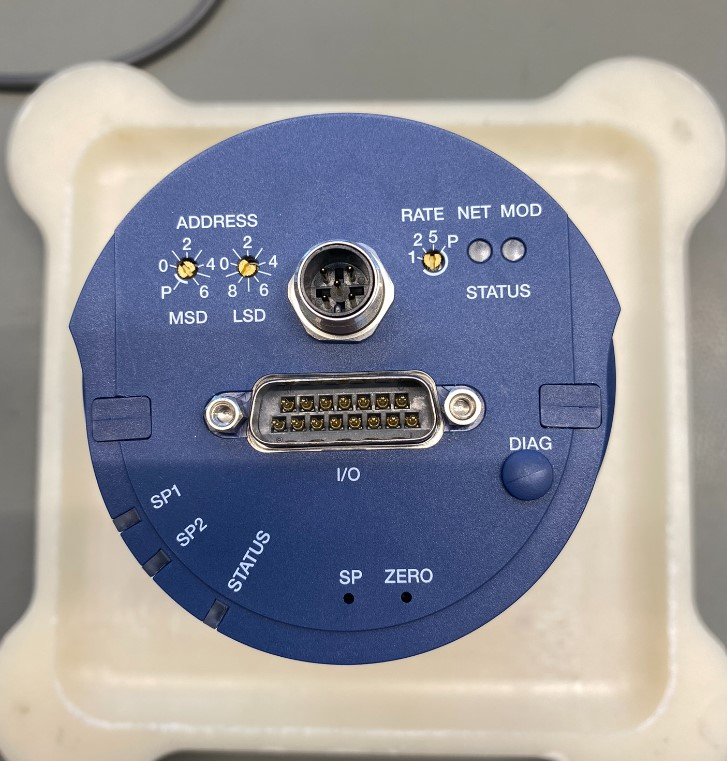
//> input picture Praxisprojekt_bildverarbeitung/Device_net_mit_abdeckung.jpg, 727 x 761 px
$ ./Praxisprojekt_bildverarbeitung   (built with g++ and OpenCV 4)
//> lines starting //> are read from the running program, lines starting //| are printed output that depends on the picture; after the words box and inside, x2 and y2 are one past the last pixel; in counts of white or black regions, pixels touching at a corner belong together
#include <iostream>
#include <opencv2/opencv.hpp>
#include <opencv2/highgui/highgui.hpp>
#include "opencv2/imgcodecs.hpp"
#include <opencv2/dnn.hpp>
#include <opencv2/imgproc.hpp>
#include <string>
#include <array>
#include <algorithm>
#include <math.h>
#include <stdio.h>
/*
// TODO:
find contours funktion testen
nach canny filter in x und y achse erstes weisses Pixel suchen um durchmesser bestimmen zuk鰊nen
danach grossen Kreis suchen
kleine kreise suche in abh鋘gigkeit von grossem Durchmesser
f黵 D-Sub 15 linie durch schraube ziehen und verl鋘gern und mitels Histogramm die beiden 鋟sserenschrauben finden Plus
die Kreise erkennen doppelt gemopelt


*/
using namespace cv;
using namespace std;
std::vector<cv::Vec3b> values;
int device_counts = 0;

// function read image
Mat einlesen(string Dateiname)
{
    Mat img = imread(Dateiname, cv::IMREAD_ANYCOLOR);
//> img is the input picture: 761 rows x 727 cols, CV_8UC3; mean B, G, R 153.4, 145.3, 144.9
    if (!img.data)
    {
        cout << "Unable to read image" << endl;
    }
    //imshow("Original", img);
    //waitKey(0);

    return img;
}

// function detect edges
Mat detect_edges(Mat img)
{
    Mat edges;
    Canny(img, edges, 100, 200);
    //namedWindow("Kanten", WINDOW_NORMAL);
    //imshow("Kanten", edges);
    //waitKey(0);

    return edges;
}

// function highpassfilter
Mat highpassfilter(Mat img)
{

    Mat bild = img;
    Mat gray;
    Mat dst;        // Hochpassfilter
    Mat dst1;       // Cannyfilter
    Mat dst2;       // Cannyfilter + Hochpass
    int ddepth = -1;                        //Datentyp Ergebnis-Bild = Datentyp Eingangs-Bild
    Point anchor = Point(-1, -1);   //relative Position des Filters zum berechneten Pixel.
    double delta = 0;                       //Grauwert-Offset (addiert zum Ergebnis-Bild)
    int borderType = BORDER_CONSTANT;   //Wie soll am Rand verfahren werden, CONST = 黚erall konstanter Wert 0
    Mat kernel;
    Mat kernel1;
    Mat kernel2;
    Mat cdst;
    Mat cdstP;

    cvtColor(img, gray, COLOR_BGR2GRAY);
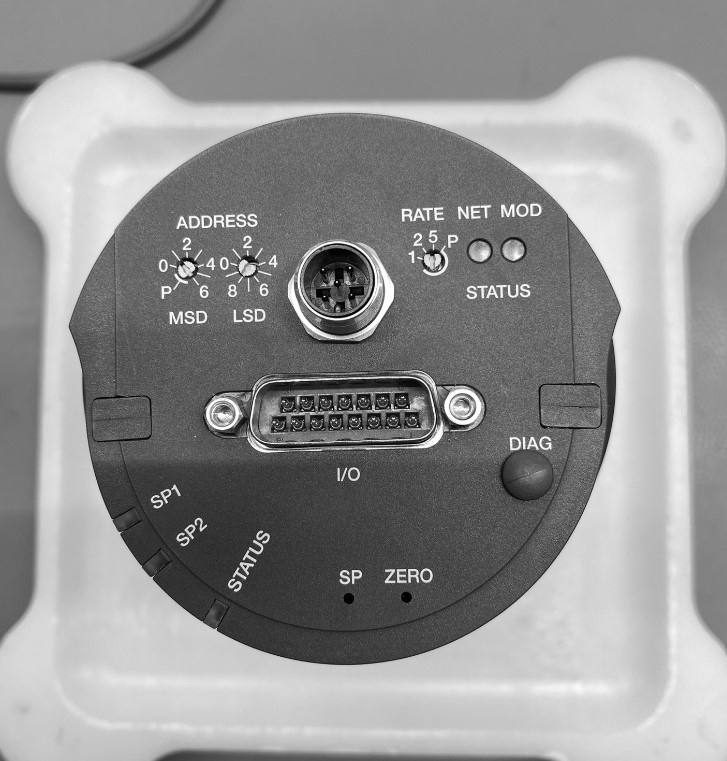
//> gray: 761 rows x 727 cols, CV_8UC1; min 0, max 255, mean 146.1
    //imshow("gray", gray);

    /*******************************************************************************************************************************/
    //filtertypes
    /*******************************************************************************************************************************/

    //Hochpassfilter
    kernel = (Mat_<float>(3, 3) << 0, 1, 0, 1, -4, 1, 0, 1, 0); // 1,1,1,1,-8,1,1,1,1 laplace mit diagonalen auch ber點ksichtigt
    filter2D(gray, dst, ddepth, kernel, anchor, delta, borderType);
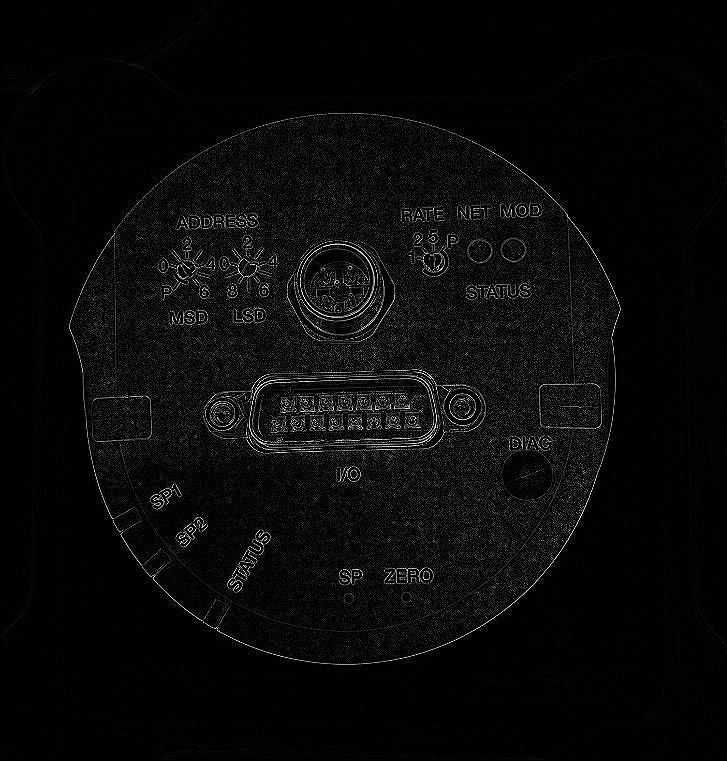
//> dst: 761 rows x 727 cols, CV_8UC1; min 0, max 255, mean 9.1
    //imshow("Hochpassfilter", dst);

    //Canny filter black white image
    Canny(img, dst1, 50, 200, 3);
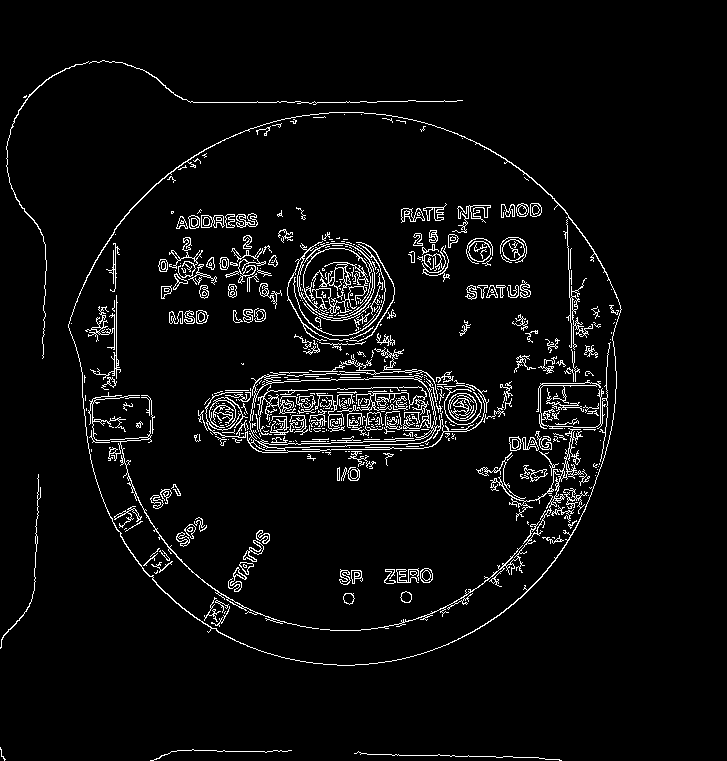
//> dst1: 761 rows x 727 cols, CV_8UC1; 4.6% white in thin lines or dots, all inside (x1, y1, x2, y2) = (0, 60, 622, 761)
    imshow("just canny", dst1);

    // canny filter + hochpass bad solution
    Canny(dst, dst2, 50, 200, 3);
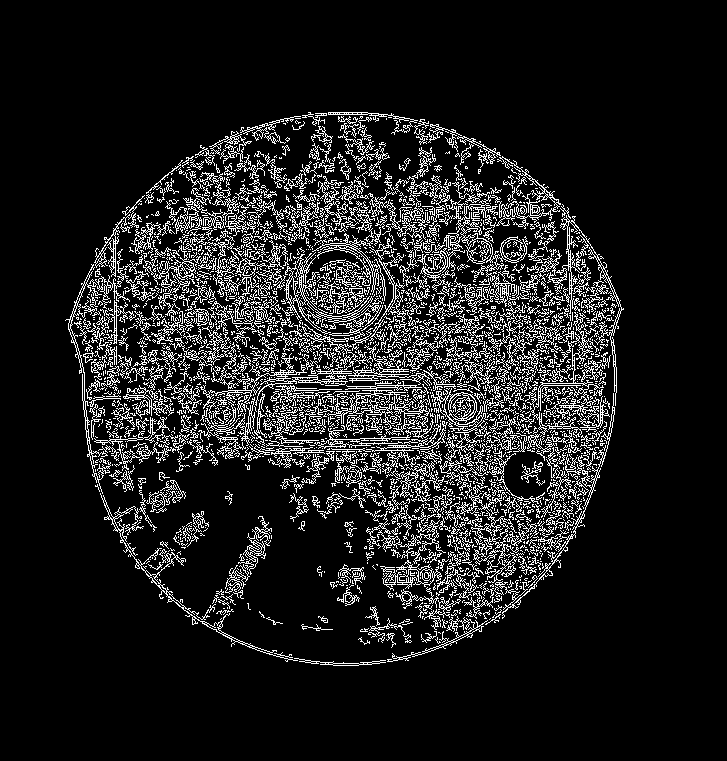
//> dst2: 761 rows x 727 cols, CV_8UC1; 11.6% white in thin lines or dots, all inside (x1, y1, x2, y2) = (65, 112, 624, 666)
    //imshow("hochpass+canny", dst2);

    /*******************************************************************************************************************************/
    /*******************************************************************************************************************************/

    // detect cicles
    /*******************************************************************************************************************************/
    vector<Vec3f> circles;
   HoughCircles(dst1, circles, HOUGH_GRADIENT, 1, dst1.rows / static_cast<double>(8), 100, 36, 5, 50);
//> circles = 5 circles (x, y, radius): [351.5, 298.5, 42.7], [310.5, 408.5, 38.3], [414.5, 418.5, 30.5], [553.5, 417.5, 15.8], [512.5, 249.5, 14.6]
    //HoughCircles(dst1, circles, HOUGH_GRADIENT, 1, 50, 100, 30, 5, 35);
    //HoughCircles(dst1, circles, HOUGH_GRADIENT, 1, dst1.rows / static_cast<double>(18), 200, 36, 250, 400); // detect the biggest circle

    cout << "No. of circles : " << circles.size() << endl;
//| No. of circles : 5
    // Draw the circles detected
    for (size_t i = 0; i < circles.size(); i++)
    {
        Point center(cvRound(circles[i][0]), cvRound(circles[i][1]));
        int radius = cvRound(circles[i][2]);
        circle(img, center, 3, Scalar(0, 255, 0), -1, 8, 0);// circle center
        circle(img, center, radius, Scalar(0, 0, 255), 3, 8, 0);// circle outline
        for (size_t j = i + 1; j < circles.size(); j++)
        {
            Point center1(cvRound(circles[i][0]), cvRound(circles[i][1]));
            Point center2(cvRound(circles[j][0]), cvRound(circles[j][1]));
            float distance = sqrt(abs(center2.x - center1.x)^2 + abs(center2.y - center1.y)^2);
            if (distance > 20 && distance < 22)
            {
                cout << "true" << center1 << center2 << distance << endl;
                line(img, center1, center2, Scalar(0, 0, 255), 1, LINE_8, 0);
                int intensity = (int)img.at<uchar>(center1.x, center2.y);
                cout << "inten"<<intensity << endl;

                LineIterator it(img, center1, center2, 8);
                for (int i = 0; i < it.count; i++, ++it)
                {
                    int intensity[100];
                   Point pt = it.pos();
                   int intens = (int)img.at<uchar>(pt.x, pt.y);
                   intensity[i] = intens;
                   cout << intensity[i] << "int" << endl;
                }


                //values.push_back((Vec3b)*it);


            }
            else
            {
                cout << "false" << center1 << center2 << distance << endl;
            }
        }


        cout << "center : " << center << "\nradius : " << radius << endl;
    }
//> this loop made 5 passes
//> (center, radius) on passes 1 to 5: (Point(352, 298), 43), (Point(310, 408), 38), (Point(414, 418), 30), (Point(554, 418), 16), (Point(512, 250), 15)
//| center : [352, 298]
//| radius : 43
//| center : [310, 408]
//| radius : 38
//| center : [414, 418]
//| radius : 30
//| center : [554, 418]
//| radius : 16
//| center : [512, 250]
//| radius : 15
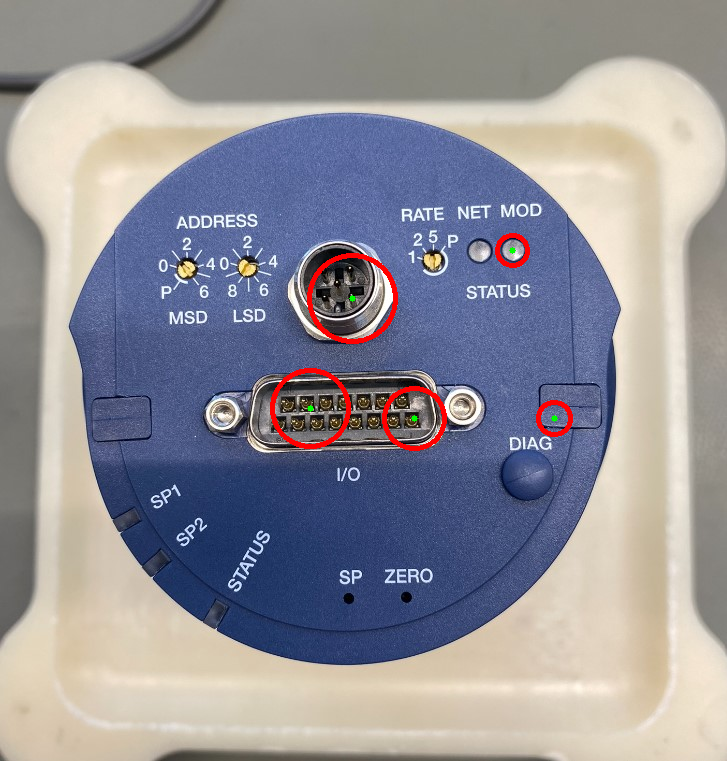
//> img: 761 rows x 727 cols, CV_8UC3; 0.84% of pixels changed, all inside (x1, y1, x2, y2) = (270, 233, 573, 451)
    imshow("Hough Circle Transform Demo", img);
    waitKey(0);
    // [63 lines of commented-out code are left out]
    cvtColor(dst1, cdst, COLOR_GRAY2BGR);
    cdstP = cdst.clone();
    vector<Vec2f> lines; // will hold the results of the detection
    HoughLines(dst1, lines, 1, CV_PI / 180, 150, 0, 0); // runs the actual detection
//> lines = 23 lines (rho, theta), first 12: [400, 1.54], [446, 1.5], [422, 1.54], [392, 1.61], [432, 1.48], [448, 1.5], [-11, 2.36], [457, 1.54], [451, 1.45], [450, 1.48], [404, 1.54], [406, 1.54]
    // Draw the lines
    for (size_t i = 0; i < lines.size(); i++)
    {
        float rho = lines[i][0], theta = lines[i][1];
        Point pt1, pt2;
        double a = cos(theta), b = sin(theta);
        double x0 = a * rho, y0 = b * rho;
        pt1.x = cvRound(x0 + 1000 * (-b));
        pt1.y = cvRound(y0 + 1000 * (a));
        pt2.x = cvRound(x0 - 1000 * (-b));
        pt2.y = cvRound(y0 - 1000 * (a));
        line(cdst, pt1, pt2, Scalar(0, 0, 255), 3, LINE_AA);
    }
//> this loop made 23 passes
//> (rho, theta, a, b, x0, y0) on passes 1 to 12: (400, 1.54, 0.0349, 0.999, 13.96, 399.8), (446, 1.5, 0.0698, 0.998, 31.11, 444.9), (422, 1.54, 0.0349, 0.999, 14.73, 421.7), (392, 1.61, -0.0349, 0.999, -13.68, 391.8), (432, 1.48, 0.0872, 0.996, 37.65, 430.4), (448, 1.5, 0.0698, 0.998, 31.25, 446.9), (-11, 2.36, -0.707, 0.707, 7.78, -7.78), (457, 1.54, 0.0349, 0.999, 15.95, 456.7), (451, 1.45, 0.122, 0.993, 54.96, 447.6), (450, 1.48, 0.0872, 0.996, 39.22, 448.3), (404, 1.54, 0.0349, 0.999, 14.1, 403.8), (406, 1.54, 0.0349, 0.999, 14.17, 405.8)
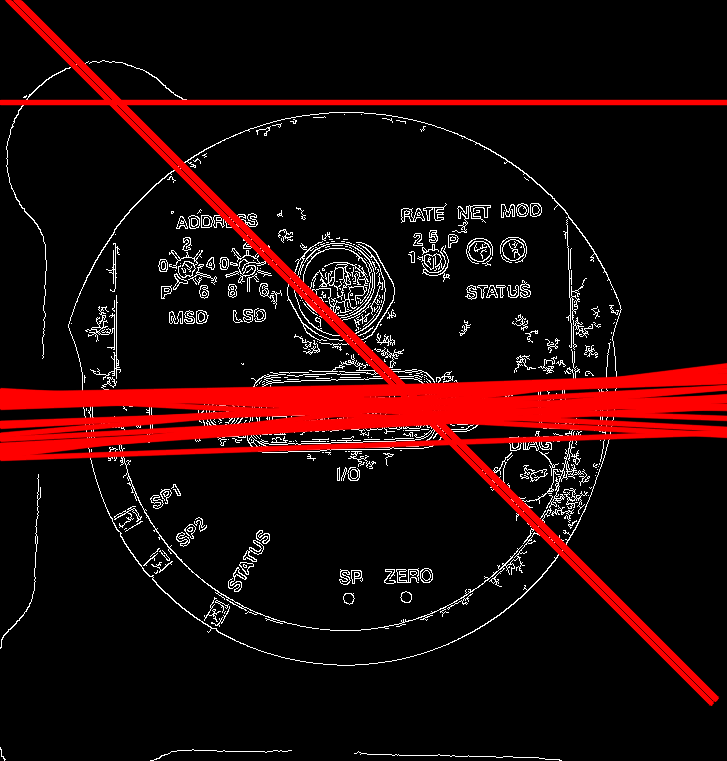
//> cdst: 761 rows x 727 cols, CV_8UC3; mean B, G, R 8.4, 8.4, 32.2
    // Probabilistic Line Transform
    vector<Vec4i> linesP; // will hold the results of the detection
    HoughLinesP(dst1, linesP, 1, CV_PI / 180, 50, 50, 10); // runs the actual detection
//> linesP = 215 lines (x1, y1, x2, y2), first 8: [211, 433, 502, 412], [220, 440, 288, 372], [207, 405, 486, 405], [574, 419, 576, 474], [190, 102, 376, 102], [368, 408, 450, 407], [214, 393, 403, 386], [339, 404, 481, 392]
    // Draw the lines
    for (size_t i = 0; i < linesP.size(); i++)
    {
        Vec4i l = linesP[i];
        line(cdstP, Point(l[0], l[1]), Point(l[2], l[3]), Scalar(0, 0, 255), 3, LINE_AA);
    }
//> this loop made 215 passes
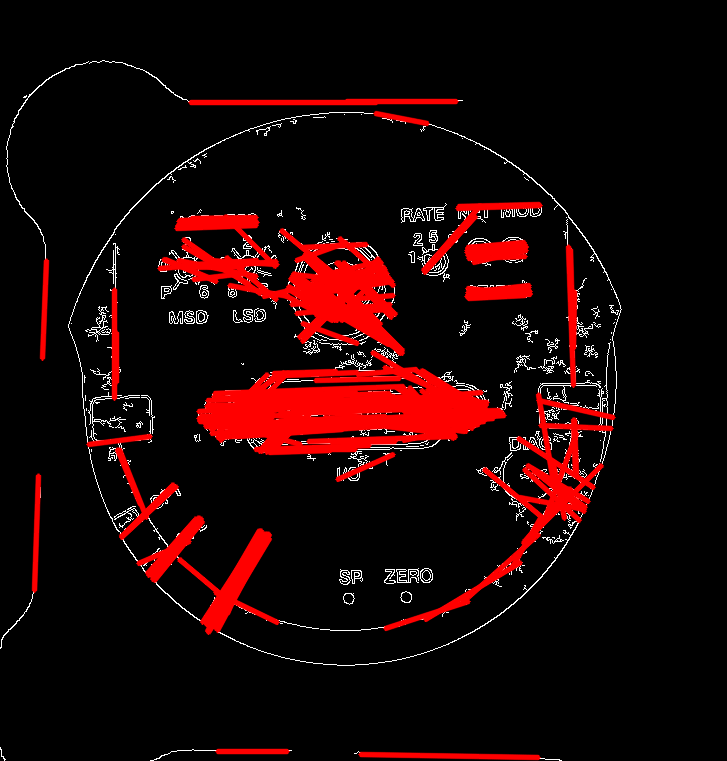
//> cdstP: 761 rows x 727 cols, CV_8UC3; mean B, G, R 4.9, 4.9, 28
    // Show results
    //imshow("Detected Lines (in red) - Standard Hough Line Transform", cdst);
    //imshow("Detected Lines (in red) - Probabilistic Line Transform", cdstP);
    namedWindow("Hough Circle Transform Demo", WINDOW_AUTOSIZE);
    imshow("Hough Circle Transform Demo", img);

    waitKey(0);

    return dst;
}

// function detect geometry

int main(int argc, char* argv[])
{
    Mat img;
    Mat bild;
    Mat edges;
    Mat filter;
    string search_directory = "../Praxisprojekt_bildverarbeitung/Device_net_mit_abdeckung.jpg";

    Mat image;
    cv::VideoCapture camera;


    if (argc > 1)
    {
        search_directory = argv[1];
    }
    cout << "Press ENTER to continue." << endl;
    img = einlesen(search_directory);
    //bild = einlesen(search_directory);
    //edges = detect_edges(img);
    filter = highpassfilter(img);

    return 0;
}

$ run again, with Praxisprojekt_bildverarbeitung/D_Sub_9.jpg copied over Praxisprojekt_bildverarbeitung/Device_net_mit_abdeckung.jpg
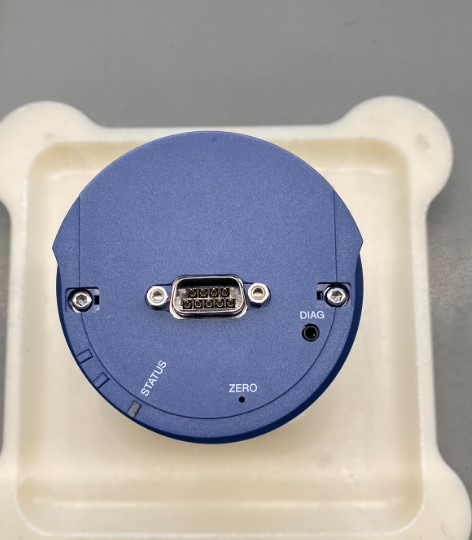
//> input picture Praxisprojekt_bildverarbeitung/D_Sub_9.jpg, 472 x 540 px
//> in einlesen, img is the input picture: 540 rows x 472 cols, CV_8UC3; mean B, G, R 164.1, 160.1, 161.2
//> dst1: 540 rows x 472 cols, CV_8UC1; 2.8% white in thin lines or dots, all inside (x1, y1, x2, y2) = (0, 96, 471, 540)
//> dst2: 540 rows x 472 cols, CV_8UC1; 3.7% white in thin lines or dots, all inside (x1, y1, x2, y2) = (0, 130, 472, 502)
//> circles = 1 circle (x, y, radius): [197.5, 292.5, 21.6]
//| No. of circles : 1
//> the loop in highpassfilter, `for (size_t i = 0; i < circles.size(); i++)` made 1 pass
//> (center, radius) on pass 1: (Point(198, 292), 22)
//> (printed output is left out)
//> lines = 1 line (rho, theta): [18, 0.03]
//> the loop in highpassfilter, `for (size_t i = 0; i < lines.size(); i++)` made 1 pass
//> (rho, theta, a, b, x0, y0) on pass 1: (18, 0.0349, 0.999, 0.0349, 17.99, 0.628)
//> after the loop in highpassfilter, `for (size_t i = 0; i < lines.size(); i++)`:
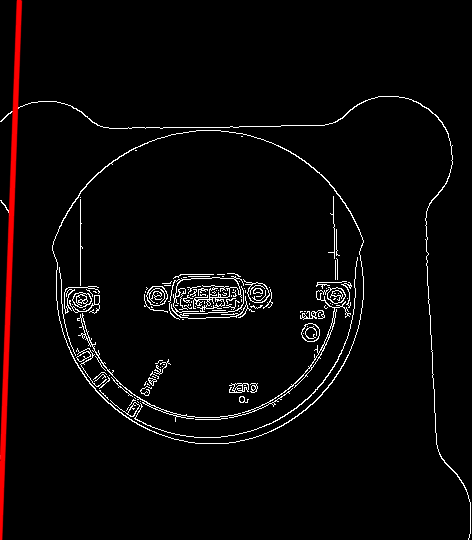
//> cdst: 540 rows x 472 cols, CV_8UC3; mean B, G, R 6.8, 6.8, 9.6
//> linesP = 35 lines (x1, y1, x2, y2), first 8: [2, 448, 10, 216], [425, 239, 436, 444], [160, 128, 218, 127], [80, 335, 80, 191], [145, 303, 250, 309], [144, 297, 271, 292], [144, 298, 270, 300], [145, 291, 269, 287]
//> the loop in highpassfilter, `for (size_t i = 0; i < linesP.size(); i++)` made 35 passes
//> after the loop in highpassfilter, `for (size_t i = 0; i < linesP.size(); i++)`:
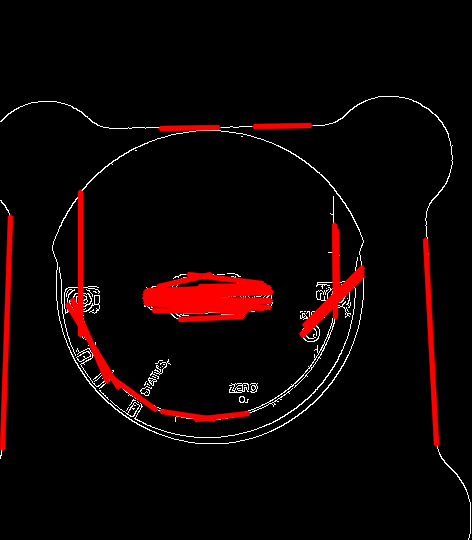
//> cdstP: 540 rows x 472 cols, CV_8UC3; mean B, G, R 4, 4, 15.2
